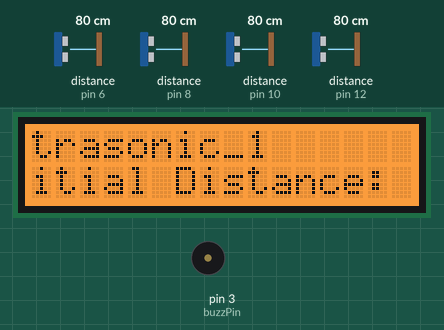
This sketch was run on a simulated Arduino Uno, built with avr-gcc and run on an emulated ATmega328P. Parts: 16×2 character LCD, buzzer (waves = sounding, pin HIGH). Wiring (inferred from the names in the program): ultrasonic range finder: trigger pin 5; echo pin 6. The inputs (shaded band) are chosen by the test bench; at power-on: distance to the obstacle (sensors on pin 8, pin 10, pin 12, pin 6) 80 cm. The echo pulse lasts 58.3 µs per cm; pins used as bus, display or sensor lines are not drawn; what the sketch prints to the serial monitor is not drawn.

Above: at 5.0 s.
5.1 s: distance to the obstacle (sensor on pin 8) set to 2 cm
At 10.9 s:
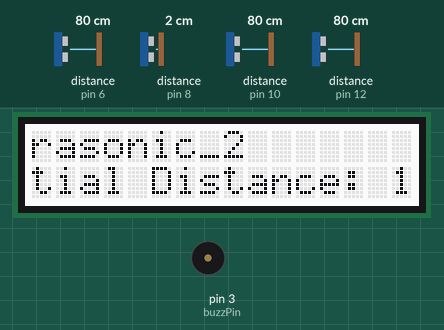
12.4 s: distance to the obstacle (sensor on pin 10) set to 2 cm
At 16.6 s:
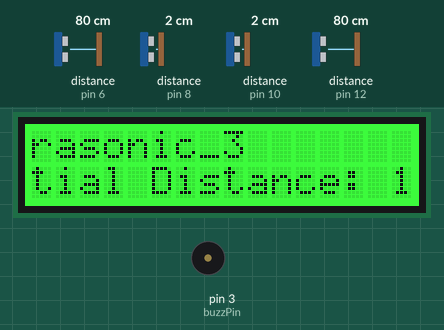
19.5 s: distance to the obstacle (sensor on pin 12) set to 2 cm
At 22.3 s:
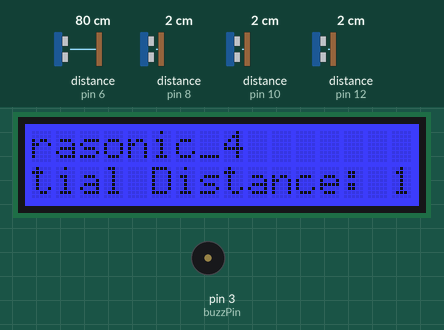
26.6 s: distance to the obstacle (sensor on pin 6) set to 72 cm
33.7 s: distance to the obstacle (sensor on pin 6) set to 120 cm
At 39.47 s:
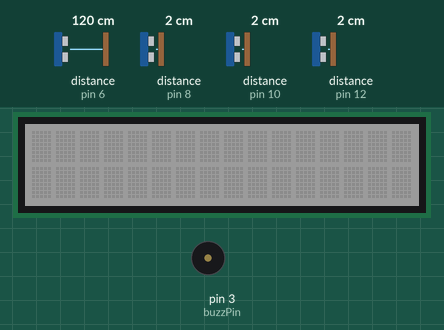

Measured:
- after the input at 33.7 s, pin 3 (buzzPin): stays LOW (without the input it goes to HIGH after 3.6 s); the display: first differs from a run without the input after 3.6 s (image 4 shows a later state)

The sketch:

GarbageMonitoringSystem.ino
```cpp
#include<Wire.h>
#include "rgb_lcd.h"
#include<Ethernet.h>

// Ultrasonic Sensor Pins
const int trigPins[4] ={5,7,9,11};
const int echoPins[4] = {6,8,10,12};

//Buzzer Pin
const int buzzPin= 3;

// Touch Sensor Pin
const int touchPin=4;

// LCD display
rgb_lcd lcd;
int colorR = 255;
int colorG = 0;
int colorB = 0;

long init_duration[4], init_distance[4];
int touchVal=0;
long min_threshold = 5;

//Ethernet Settings
byte mac[] = {0x98, 0x4F, 0xEE, 0x03, 0x00, 0xC8};
char server[] = "api.thingspeak.com";
String writeAPIKey = "4II3WOOXGUPA5ZN7"; // API Key
EthernetClient client;
const int updateInterval = 5*1000; //Time interval in milli seconds to update Thingspeak

//Variable Setup for Cloud Connection
long lastConnectionTime = 0;
boolean lastConnected  = false;
int resetCounter = 0;

//Function Declarations
void Warning(String data, int index);
void updateThingSpeak(String tsData);

int tries = 0;
void setup() {
  Serial.begin(9600);

  //Ultrasonic Sensors Setup
  for(int i=0;i<4;i++){
    pinMode(trigPins[i], OUTPUT);
    pinMode(echoPins[i], INPUT);
  }

  //Buzzer Sensor Setup
  pinMode(buzzPin, OUTPUT);

  //Touch Sensor Setup
  pinMode(touchPin, INPUT);

  // LCD display setup
  lcd.begin(16,2);
  lcd.setRGB(colorR, colorG, colorB);


  lcd.setCursor(0,0);
  lcd.print("Initialising...");
  lcd.setCursor(0,1);
  lcd.print("Press the switch to continue...");
  lcdScroll(15);


  /*while(touchVal <= 0)
    touchVal = digitalRead(touchPin);

  touchVal = 0;*/
  //digitalWrite(buzzPin, LOW);

  for(int i=0;i<4;i++){

    do{
    digitalWrite(trigPins[i], LOW);  // Added this line
    delayMicroseconds(2); // Added this line
    digitalWrite(trigPins[i], HIGH);
    delayMicroseconds(10); // Added this line
    digitalWrite(trigPins[i], LOW);

    /*while(touchVal <= 0)
      touchVal = digitalRead(touchPin);*/

    //touchVal = -1;
    //while(init_duration[i] == 0)
    init_duration[i] = pulseIn(echoPins[i], HIGH);

    init_distance[i] = (init_duration[i]/2) / 29.1; //speed of sound 340m/s converted into micro seconds
    tries++;
    }while(init_duration[i] == 0 && ++tries < 3);
    tries = 0;
    Serial.println("Initial Distance of "+String(i+1)+" is: "+String(init_distance[i]));
    // buzzer sound before every sensor display
   /* digitalWrite(buzzPin, HIGH);
    delay(200);
    digitalWrite(buzzPin, LOW);
    */
    if (i==0){
      lcd.clear();
      lcd.setCursor(0,0);
      lcd.setRGB(255, 128, 0); //Setting Orange
      lcd.print("Ultrasonic_1");

      lcd.setCursor(0,1);
      lcd.print("Initial Distance: ");
      lcd.print(init_distance[i]);
      lcdScroll(15);
      delay(1000);
    }
    else if (i==1){
      lcd.clear();
      lcd.setCursor(0,0);
      lcd.setRGB(255, 255, 255); //Setting white
      lcd.print("Ultrasonic_2");

      lcd.setCursor(0,1);
      lcd.print("Initial Distance: ");
      lcd.print(init_distance[i]);
      lcdScroll(15);
      delay(1000);
    }

    else if (i==2){
      lcd.clear();
      lcd.setCursor(0,0);
      lcd.setRGB(0, 255, 0); //Setting Green
      lcd.print("Ultrasonic_3");

      lcd.setCursor(0,1);
      lcd.print("Initial Distance: ");
      lcd.print(init_distance[i]);
      lcdScroll(15);
      delay(1000);
    }

    else{
      lcd.clear();
      lcd.setCursor(0,0);
      lcd.setRGB(0, 0, 255); //Setting Blue
      lcd.print("Ultrasonic_4");

      lcd.setCursor(0,1);
      lcd.print("Initial Distance: ");
      lcd.print(init_distance[i]);
      lcdScroll(15);
      delay(1000);
    }

    touchVal = -1;
  }

  //lcdPrint("Initialising.....", 16);
lcd.clear();
lcd.setCursor(0,0);
lcd.print("Initialisation done....");
lcdScroll(15);
lcd.clear();
lcd.setCursor(0,0);
lcd.print("Tap the switch twice to continue");
lcdScroll(15);
/*while(touchVal <= 0)
      touchVal = digitalRead(touchPin);
touchVal = -1;
digitalWrite(buzzPin, HIGH);
delay(200);
digitalWrite(buzzPin, LOW);*/


 //Ethernet Setup with the Server
 client.connect(server, 80);
}


void loop() {
    // put your main code here, to run repeatedly:
  long duration[4]={0,0,0,0}, distance[4]={0,0,0,0};
  String data[4];
  for(int i=0;i<4;i++){

      digitalWrite(trigPins[i], LOW);  // Added this line
      delayMicroseconds(2); // Added this line
      digitalWrite(trigPins[i], HIGH);
      delayMicroseconds(10); // Added this line
      digitalWrite(trigPins[i], LOW);

      duration[i] = pulseIn(echoPins[i], HIGH);
      distance[i] = (duration[i]/2) / 29.1; //speed of sound 340m/s converted into micro seconds
      data[i] = String((int)distance[i], DEC);
      if((init_distance[i]-distance[i]) >= min_threshold){
            Warning(data[i],i);
            Continue();
      }
      else{
          lcd.clear();
          lcd.setCursor(0,0);
          lcd.setRGB(127, 127, 127);
          lcd.print("Monitoring....");
          lcdScroll(15);
      }

  }

  if(client.connected() && (millis() - lastConnectionTime > updateInterval)){
      Serial.println("Updating.....");
      Serial.println("Connection: "+String(client.connect(server,80), DEC));
      updateThingSpeak("field1="+ data[0]+"&field2="+data[1]+"&field3="+data[2]+"&field4="+data[3]);
      Serial.println("Data Sent!!");
    }
   lastConnected = client.connected();
}


void lcdScroll(int size){
  int i=0;
  for(i=0;i<size;i++){
    lcd.scrollDisplayLeft();
    delay(150);
  }

  for(i=0;i<size+(16-size);i++){
    lcd.scrollDisplayRight();
    delay(150);
  }

}

void Warning(String data, int index)
{

  lcd.clear();
  lcd.setCursor(0,0);
  lcd.setRGB(255, 0, 0); //Setting Red

  for(int i=0; i<6;i++){
    digitalWrite(buzzPin, HIGH);
    delay(50);
    digitalWrite(buzzPin, LOW);
  }
  lcd.print("Bin_"+String(index+1,DEC)+ " is full");

  lcd.setCursor(0,1);
  lcd.print("Distance: ");
  lcd.print(data);
  lcdScroll(15);

  lcd.setCursor(0,1);
  lcd.print("Tap to continue... ");
  lcdScroll(15);

  while(touchVal <= 0)
      touchVal = digitalRead(touchPin);
  touchVal = -1;
  digitalWrite(buzzPin, HIGH);
  delay(200);
  digitalWrite(buzzPin, LOW);
  //delay(1000);
}

void Continue(){
  lcd.clear();
  lcd.setCursor(0,0);
  lcd.setRGB(127,127,127);
  lcd.print("Monitoring....");
  lcdScroll(15);
}

void updateThingSpeak(String tsData)
{
    Serial.println("Connected to ThingSpeak...");
    Serial.println();

    client.print("POST /update HTTP/1.1\n");
    client.print("Host: 184.106.153.149\n");
    client.print("Connection: close\n");
    client.print("X-THINGSPEAKAPIKEY: "+writeAPIKey+"\n");
    client.print("Content-Type: application/x-www-form-urlencoded\n");
    client.print("Content-Length: ");
    client.print(tsData.length());
    client.print("\n\n");

    client.print(tsData);

    lastConnectionTime = millis();
    delay(5000);
    client.stop();
    client.connect(server, 80);
}
```
